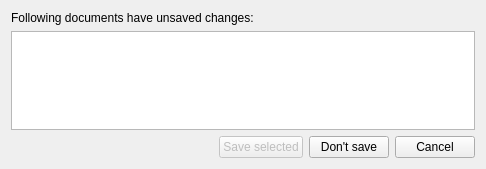
<?xml version="1.0" encoding="UTF-8"?>
<ui version="4.0">
 <class>SaveChangesDialog</class>
 <widget class="QDialog" name="SaveChangesDialog">
  <property name="geometry">
   <rect>
    <x>0</x>
    <y>0</y>
    <width>486</width>
    <height>169</height>
   </rect>
  </property>
  <property name="windowTitle">
   <string>Dialog</string>
  </property>
  <layout class="QVBoxLayout" name="verticalLayout">
   <item>
    <widget class="QLabel" name="label">
     <property name="text">
      <string>Following documents have unsaved changes:</string>
     </property>
    </widget>
   </item>
   <item>
    <widget class="QListView" name="listView">
     <property name="selectionMode">
      <enum>QAbstractItemView::ExtendedSelection</enum>
     </property>
    </widget>
   </item>
   <item>
    <layout class="QHBoxLayout" name="horizontalLayout">
     <item>
      <spacer name="horizontalSpacer">
       <property name="orientation">
        <enum>Qt::Horizontal</enum>
       </property>
       <property name="sizeHint" stdset="0">
        <size>
         <width>40</width>
         <height>20</height>
        </size>
       </property>
      </spacer>
     </item>
     <item>
      <widget class="QPushButton" name="saveButton">
       <property name="enabled">
        <bool>false</bool>
       </property>
       <property name="text">
        <string>Save selected</string>
       </property>
      </widget>
     </item>
     <item>
      <widget class="QPushButton" name="dontSaveButton">
       <property name="toolTip">
        <string>Discard all unsaved changes</string>
       </property>
       <property name="text">
        <string>Don't save</string>
       </property>
      </widget>
     </item>
     <item>
      <widget class="QPushButton" name="cancelButton">
       <property name="text">
        <string>Cancel</string>
       </property>
      </widget>
     </item>
    </layout>
   </item>
  </layout>
 </widget>
 <resources/>
 <connections>
  <connection>
   <sender>cancelButton</sender>
   <signal>clicked()</signal>
   <receiver>SaveChangesDialog</receiver>
   <slot>reject()</slot>
   <hints>
    <hint type="sourcelabel">
     <x>416</x>
     <y>322</y>
    </hint>
    <hint type="destinationlabel">
     <x>442</x>
     <y>27</y>
    </hint>
   </hints>
  </connection>
 </connections>
</ui>
